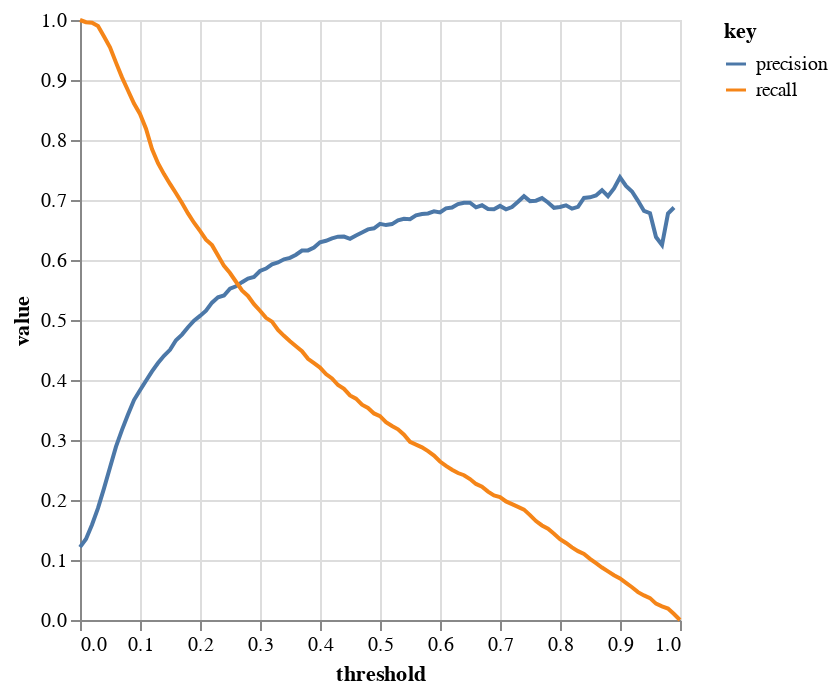

Notebook code cell kept with this figure:
### Code cell
alt.Chart(df_precision_recall_scores).transform_fold(
    ["precision", "recall"]
).mark_line().encode(
    alt.X("threshold:Q"),
    alt.Y("value:Q"),
    alt.Color("key:N"),
)

### Figure 1 — Vega-Lite specification as saved in the notebook (floating-point values rounded to 4 significant figures)
{"config": {"view": {"continuousWidth": 300, "continuousHeight": 300}}, "data": {"name": "data-46717ac2080e6a0f801158be3d9cc686"}, "mark": {"type": "line"}, "encoding": {"color": {"field": "key", "type": "nominal"}, "x": {"field": "threshold", "type": "quantitative"}, "y": {"field": "value", "type": "quantitative"}}, "transform": [{"fold": ["precision", "recall"]}], "$schema": "https://vega.github.io/schema/vega-lite/v5.20.1.json", "datasets": {"data-46717ac2080e6a0f801158be3d9cc686": [{"threshold": 0.0, "precision": 0.1214, "recall": 1.0}, {"threshold": 0.01, "precision": 0.1351, "recall": 0.9964}, {"threshold": 0.02, "precision": 0.1588, "recall": 0.9954}, {"threshold": 0.03, "precision": 0.1864, "recall": 0.99}, {"threshold": 0.04, "precision": 0.2194, "recall": 0.9727}, {"threshold": 0.05, "precision": 0.2541, "recall": 0.9545}, {"threshold": 0.06, "precision": 0.289, "recall": 0.929}, {"threshold": 0.07, "precision": 0.3169, "recall": 0.9044}, {"threshold": 0.08, "precision": 0.3425, "recall": 0.8825}, {"threshold": 0.09, "precision": 0.3666, "recall": 0.8607}, {"threshold": 0.1, "precision": 0.3828, "recall": 0.8434}, {"threshold": 0.11, "precision": 0.3988, "recall": 0.8188}, {"threshold": 0.12, "precision": 0.4144, "recall": 0.7851}, {"threshold": 0.13, "precision": 0.4283, "recall": 0.7614}, {"threshold": 0.14, "precision": 0.4404, "recall": 0.7432}, {"threshold": 0.15, "precision": 0.4503, "recall": 0.7268}, {"threshold": 0.16, "precision": 0.4663, "recall": 0.7113}, {"threshold": 0.17, "precision": 0.4757, "recall": 0.6949}, {"threshold": 0.18, "precision": 0.4879, "recall": 0.6776}, {"threshold": 0.19, "precision": 0.499, "recall": 0.6621}, {"threshold": 0.2, "precision": 0.5068, "recall": 0.6485}, {"threshold": 0.21, "precision": 0.5156, "recall": 0.6339}, {"threshold": 0.22, "precision": 0.5289, "recall": 0.6248}, {"threshold": 0.23, "precision": 0.5379, "recall": 0.6075}, {"threshold": 0.24, "precision": 0.5409, "recall": 0.5902}, {"threshold": 0.25, "precision": 0.5522, "recall": 0.5783}, {"threshold": 0.26, "precision": 0.5562, "recall": 0.5638}, {"threshold": 0.27, "precision": 0.563, "recall": 0.5492}, {"threshold": 0.28, "precision": 0.5691, "recall": 0.5401}, {"threshold": 0.29, "precision": 0.5717, "recall": 0.5264}, {"threshold": 0.3, "precision": 0.5817, "recall": 0.5155}, {"threshold": 0.31, "precision": 0.5858, "recall": 0.5036}, {"threshold": 0.32, "precision": 0.5928, "recall": 0.4973}, {"threshold": 0.33, "precision": 0.596, "recall": 0.4836}, {"threshold": 0.34, "precision": 0.6012, "recall": 0.4736}, {"threshold": 0.35, "precision": 0.6036, "recall": 0.4645}, {"threshold": 0.36, "precision": 0.6087, "recall": 0.4563}, {"threshold": 0.37, "precision": 0.6158, "recall": 0.4481}, {"threshold": 0.38, "precision": 0.616, "recall": 0.4353}, {"threshold": 0.39, "precision": 0.6209, "recall": 0.4281}, {"threshold": 0.4, "precision": 0.6294, "recall": 0.4208}, {"threshold": 0.41, "precision": 0.632, "recall": 0.4098}, {"threshold": 0.42, "precision": 0.636, "recall": 0.4026}, {"threshold": 0.43, "precision": 0.6389, "recall": 0.3916}, {"threshold": 0.44, "precision": 0.639, "recall": 0.3852}, {"threshold": 0.45, "precision": 0.6352, "recall": 0.3743}, {"threshold": 0.46, "precision": 0.6408, "recall": 0.3689}, {"threshold": 0.47, "precision": 0.6459, "recall": 0.3588}, {"threshold": 0.48, "precision": 0.651, "recall": 0.3534}, {"threshold": 0.49, "precision": 0.6528, "recall": 0.3443}, {"threshold": 0.5, "precision": 0.6602, "recall": 0.3397}, {"threshold": 0.51, "precision": 0.6582, "recall": 0.3297}, {"threshold": 0.52, "precision": 0.6599, "recall": 0.3233}, {"threshold": 0.53, "precision": 0.666, "recall": 0.3179}, {"threshold": 0.54, "precision": 0.6686, "recall": 0.3087}, {"threshold": 0.55, "precision": 0.668, "recall": 0.2969}, {"threshold": 0.56, "precision": 0.6744, "recall": 0.2923}, {"threshold": 0.57, "precision": 0.6767, "recall": 0.2878}, {"threshold": 0.58, "precision": 0.6776, "recall": 0.2814}, {"threshold": 0.59, "precision": 0.681, "recall": 0.2741}, {"threshold": 0.6, "precision": 0.6792, "recall": 0.2641}, {"threshold": 0.61, "precision": 0.6861, "recall": 0.2568}, {"threshold": 0.62, "precision": 0.6875, "recall": 0.2505}, {"threshold": 0.63, "precision": 0.6933, "recall": 0.245}, {"threshold": 0.64, "precision": 0.6955, "recall": 0.2413}, {"threshold": 0.65, "precision": 0.6954, "recall": 0.235}, {"threshold": 0.66, "precision": 0.6878, "recall": 0.2268}, {"threshold": 0.67, "precision": 0.6912, "recall": 0.2222}, {"threshold": 0.68, "precision": 0.6851, "recall": 0.214}, {"threshold": 0.69, "precision": 0.6847, "recall": 0.2077}, {"threshold": 0.7, "precision": 0.6902, "recall": 0.2049}, {"threshold": 0.71, "precision": 0.6845, "recall": 0.1976}, {"threshold": 0.72, "precision": 0.6883, "recall": 0.1931}, {"threshold": 0.73, "precision": 0.697, "recall": 0.1885}, {"threshold": 0.74, "precision": 0.7063, "recall": 0.184}, {"threshold": 0.75, "precision": 0.6982, "recall": 0.1749}, {"threshold": 0.76, "precision": 0.6988, "recall": 0.1648}, {"threshold": 0.77, "precision": 0.7033, "recall": 0.1576}, {"threshold": 0.78, "precision": 0.6958, "recall": 0.1521}, {"threshold": 0.79, "precision": 0.687, "recall": 0.1439}, {"threshold": 0.8, "precision": 0.6884, "recall": 0.1348}, {"threshold": 0.81, "precision": 0.6912, "recall": 0.1284}, {"threshold": 0.82, "precision": 0.6856, "recall": 0.1211}, {"threshold": 0.83, "precision": 0.6885, "recall": 0.1148}, {"threshold": 0.84, "precision": 0.7035, "recall": 0.1102}, {"threshold": 0.85, "precision": 0.7044, "recall": 0.102}, {"threshold": 0.86, "precision": 0.7075, "recall": 0.09472}, {"threshold": 0.87, "precision": 0.7164, "recall": 0.08743}, {"threshold": 0.88, "precision": 0.7063, "recall": 0.08106}, {"threshold": 0.89, "precision": 0.7193, "recall": 0.07468}, {"threshold": 0.9, "precision": 0.7379, "recall": 0.06922}, {"threshold": 0.91, "precision": 0.7234, "recall": 0.06193}, {"threshold": 0.92, "precision": 0.7143, "recall": 0.05464}, {"threshold": 0.93, "precision": 0.6986, "recall": 0.04645}, {"threshold": 0.94, "precision": 0.6818, "recall": 0.04098}, {"threshold": 0.95, "precision": 0.678, "recall": 0.03643}, {"threshold": 0.96, "precision": 0.6383, "recall": 0.02732}, {"threshold": 0.97, "precision": 0.625, "recall": 0.02277}, {"threshold": 0.98, "precision": 0.6774, "recall": 0.01913}, {"threshold": 0.99, "precision": 0.6875, "recall": 0.01002}, {"threshold": 1.0, "precision": NaN, "recall": 0.0}]}}
